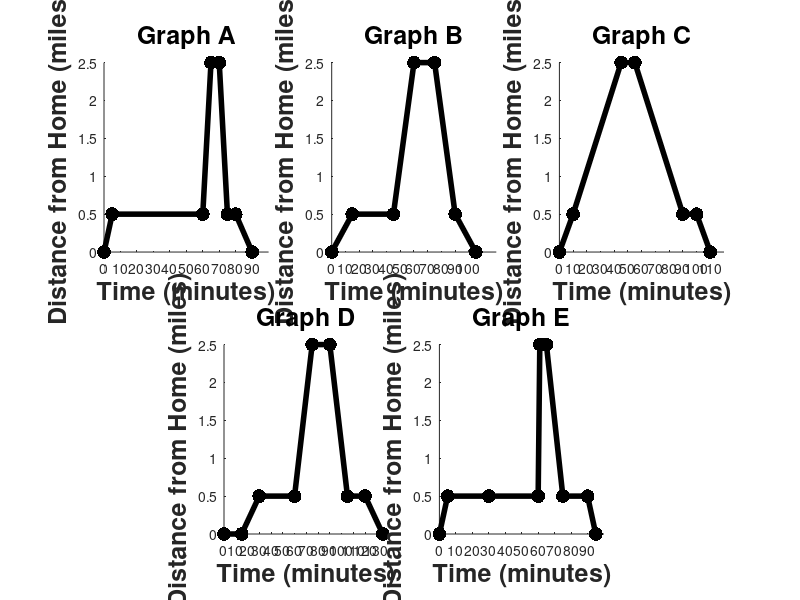

MATLAB code to generate this figure:
clear all; close all; clc;
%%%%%%%%%%%%%%%%%%%%%%%%%%%%%%%%%%%%%%
%Axis Alignment of five plots 
%in configuration 
%3 plots-1 row and 2 plots - 2 rows.
h=figure('Position',[1 21 1366 670], ...
'Name',strcat('Five Plots of Lineal Segment Graphs',...
 ' - Distance from Home'));
ms=30; lw=4; fs=18;
%%%%%%%%%%%%%%%%%%%%%%%%
subplot(2,3,1)
x=[0 5 60 65 70 75 80 90];
y=[0 0.5 0.5 2.5 2.5 0.5 0.5 0];
plot(x,y,'k','linestyle','-','linewidth',lw, ...
     x,y,'k.','markersize',ms)
ylabel('Distance from Home (miles)','fontsize',fs,'fontweight','bold');
xlabel('Time (minutes)','fontsize',fs,'fontweight','bold');
title('Graph A','fontsize',fs,'fontweight','bold')
box off;
set(gca,'XTick',0:10:max(x))
set(gca,'YTick',0:0.5:2.5)
set(gca,'xticklabel',0:10:max(x),'yticklabel',0:0.5:2.5);
ax1=get(gca,'position');
%%%%%%%%%%%%%%%%%%%%%%%%
subplot(2,3,2)
x=[0 15 45 60 75 90 105];
y=[0 0.5 0.5 2.5 2.5 0.5 0];
plot(x,y,'k','linestyle','-','linewidth',lw, ...
     x,y,'k.','markersize',ms)
ylabel('Distance from Home (miles)','fontsize',fs,'fontweight','bold');
xlabel('Time (minutes)','fontsize',fs,'fontweight','bold');
title('Graph B','fontsize',fs,'fontweight','bold')
set(gca,'XTick',0:10:max(x))
set(gca,'YTick',0:0.5:2.5)
set(gca,'xticklabel',0:10:max(x),'yticklabel',0:0.5:2.5);
box off;
ax2=get(gca,'position');
%%%%%%%%%%%%%%%%%%%%%%%%
subplot(2,3,3)
x=[0 10 45 55 90 100 110];
y=[0 0.5 2.5 2.5 0.5 0.5 0];
plot(x,y,'k','linestyle','-','linewidth',lw, ...
     x,y,'k.','markersize',ms)
ylabel('Distance from Home (miles)','fontsize',fs,'fontweight','bold');
xlabel('Time (minutes)','fontsize',fs,'fontweight','bold');
title('Graph C','fontsize',fs,'fontweight','bold')
set(gca,'XTick',0:10:max(x))
set(gca,'YTick',0:0.5:2.5)
set(gca,'xticklabel',0:10:max(x),'yticklabel',0:0.5:2.5);
box off;
ax3=get(gca,'position');
%%%%%%%%%%%%%%%%%%%%%%%%
subplot(2,3,4)
x=[0 15 30 60 75 90 105 120 135];
y=[0 0 0.5 0.5 2.5 2.5 0.5 0.5 0];
plot(x,y,'k','linestyle','-','linewidth',lw, ...
     x,y,'k.','markersize',ms)
ylabel('Distance from Home (miles)','fontsize',fs,'fontweight','bold');
xlabel('Time (minutes)','fontsize',fs,'fontweight','bold');
title('Graph D','fontsize',fs,'fontweight','bold')
set(gca,'XTick',0:10:max(x))
set(gca,'YTick',0:0.5:2.5)
set(gca,'xticklabel',0:10:max(x),'yticklabel',0:0.5:2.5);
box off;
ax4=get(gca,'position');
set(gca,"position", [ax4(1)+0.15, ax4(2), ax4(3), ax4(4)]);
%%%%%%%%%%%%%%%%%%%%%%%%
subplot(2,3,6)
x=[0 5 30 60 61 65 75 90 95];
y=[0 0.5 0.5 0.5 2.5 2.5 0.5 0.5 0];
plot(x,y,'k','linestyle','-','linewidth',lw, ...
     x,y,'k.','markersize',ms)
ylabel('Distance from Home (miles)','fontsize',fs,'fontweight','bold');
xlabel('Time (minutes)','fontsize',fs,'fontweight','bold');
title('Graph E','fontsize',fs,'fontweight','bold')
set(gca,'XTick',0:10:max(x))
set(gca,'YTick',0:0.5:2.5)
set(gca,'xticklabel',0:10:max(x),'yticklabel',0:0.5:2.5);
box off;
ax5=get(gca,'position');
set(gca,"position", [ax5(1)-0.15, ax5(2), ax5(3), ax5(4)]);
